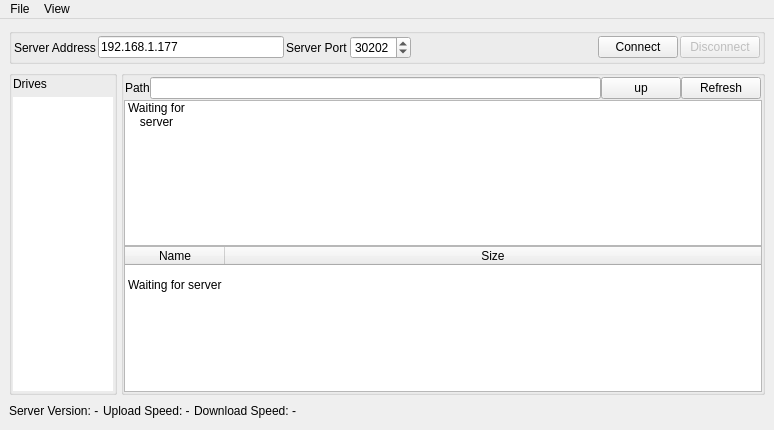
<?xml version="1.0" encoding="UTF-8"?>
<ui version="4.0">
 <class>MainWindow</class>
 <widget class="QMainWindow" name="MainWindow">
  <property name="geometry">
   <rect>
    <x>0</x>
    <y>0</y>
    <width>774</width>
    <height>430</height>
   </rect>
  </property>
  <property name="windowTitle">
   <string>File Browser</string>
  </property>
  <property name="windowIcon">
   <iconset resource="icons.qrc">
    <normaloff>:/browser/icons/VampireHW.png</normaloff>:/browser/icons/VampireHW.png</iconset>
  </property>
  <widget class="QWidget" name="centralwidget">
   <layout class="QVBoxLayout" name="verticalLayout">
    <item>
     <widget class="QGroupBox" name="groupBoxServerAddress">
      <property name="title">
       <string/>
      </property>
      <layout class="QHBoxLayout" name="horizontalLayout">
       <property name="spacing">
        <number>2</number>
       </property>
       <property name="leftMargin">
        <number>2</number>
       </property>
       <property name="topMargin">
        <number>2</number>
       </property>
       <property name="rightMargin">
        <number>2</number>
       </property>
       <property name="bottomMargin">
        <number>2</number>
       </property>
       <item>
        <widget class="QLabel" name="label">
         <property name="text">
          <string>Server Address</string>
         </property>
        </widget>
       </item>
       <item>
        <widget class="QLineEdit" name="lineEditServerAddress">
         <property name="text">
          <string>192.168.1.177</string>
         </property>
        </widget>
       </item>
       <item>
        <widget class="QLabel" name="label_2">
         <property name="text">
          <string>Server Port</string>
         </property>
        </widget>
       </item>
       <item>
        <widget class="QSpinBox" name="spinBoxPort">
         <property name="maximum">
          <number>65535</number>
         </property>
         <property name="value">
          <number>30202</number>
         </property>
        </widget>
       </item>
       <item>
        <spacer name="horizontalSpacer">
         <property name="orientation">
          <enum>Qt::Horizontal</enum>
         </property>
         <property name="sizeHint" stdset="0">
          <size>
           <width>40</width>
           <height>20</height>
          </size>
         </property>
        </spacer>
       </item>
       <item>
        <widget class="QPushButton" name="pushButtonConnect">
         <property name="text">
          <string>Connect</string>
         </property>
        </widget>
       </item>
       <item>
        <widget class="QPushButton" name="pushButtonDisconnect">
         <property name="enabled">
          <bool>false</bool>
         </property>
         <property name="text">
          <string>Disconnect</string>
         </property>
        </widget>
       </item>
      </layout>
     </widget>
    </item>
    <item>
     <layout class="QHBoxLayout" name="horizontalLayout_4">
      <property name="spacing">
       <number>4</number>
      </property>
      <item>
       <widget class="QGroupBox" name="groupBoxDrives">
        <property name="title">
         <string/>
        </property>
        <property name="flat">
         <bool>true</bool>
        </property>
        <layout class="QVBoxLayout" name="verticalLayout_3">
         <property name="leftMargin">
          <number>1</number>
         </property>
         <property name="topMargin">
          <number>1</number>
         </property>
         <property name="rightMargin">
          <number>1</number>
         </property>
         <property name="bottomMargin">
          <number>1</number>
         </property>
         <item>
          <widget class="QLabel" name="labelDrives">
           <property name="lineWidth">
            <number>0</number>
           </property>
           <property name="text">
            <string>Drives</string>
           </property>
           <property name="margin">
            <number>0</number>
           </property>
          </widget>
         </item>
         <item>
          <widget class="QListWidget" name="listWidgetDrives">
           <property name="enabled">
            <bool>true</bool>
           </property>
           <property name="sizePolicy">
            <sizepolicy hsizetype="Fixed" vsizetype="Expanding">
             <horstretch>0</horstretch>
             <verstretch>0</verstretch>
            </sizepolicy>
           </property>
           <property name="minimumSize">
            <size>
             <width>100</width>
             <height>0</height>
            </size>
           </property>
           <property name="maximumSize">
            <size>
             <width>100</width>
             <height>16777215</height>
            </size>
           </property>
           <property name="frameShape">
            <enum>QFrame::NoFrame</enum>
           </property>
           <property name="frameShadow">
            <enum>QFrame::Plain</enum>
           </property>
           <property name="lineWidth">
            <number>0</number>
           </property>
           <property name="editTriggers">
            <set>QAbstractItemView::DoubleClicked</set>
           </property>
           <property name="tabKeyNavigation">
            <bool>false</bool>
           </property>
           <property name="showDropIndicator" stdset="0">
            <bool>false</bool>
           </property>
           <property name="dragEnabled">
            <bool>false</bool>
           </property>
           <property name="dragDropOverwriteMode">
            <bool>false</bool>
           </property>
           <property name="dragDropMode">
            <enum>QAbstractItemView::DragDrop</enum>
           </property>
           <property name="defaultDropAction">
            <enum>Qt::CopyAction</enum>
           </property>
           <property name="selectionMode">
            <enum>QAbstractItemView::SingleSelection</enum>
           </property>
           <property name="iconSize">
            <size>
             <width>80</width>
             <height>80</height>
            </size>
           </property>
           <property name="movement">
            <enum>QListView::Snap</enum>
           </property>
           <property name="flow">
            <enum>QListView::TopToBottom</enum>
           </property>
           <property name="isWrapping" stdset="0">
            <bool>false</bool>
           </property>
           <property name="resizeMode">
            <enum>QListView::Adjust</enum>
           </property>
           <property name="layoutMode">
            <enum>QListView::SinglePass</enum>
           </property>
           <property name="viewMode">
            <enum>QListView::IconMode</enum>
           </property>
           <property name="uniformItemSizes">
            <bool>true</bool>
           </property>
           <property name="wordWrap">
            <bool>true</bool>
           </property>
           <property name="selectionRectVisible">
            <bool>true</bool>
           </property>
           <property name="itemAlignment">
            <set>Qt::AlignLeading</set>
           </property>
           <property name="sortingEnabled">
            <bool>false</bool>
           </property>
          </widget>
         </item>
        </layout>
       </widget>
      </item>
      <item>
       <widget class="QGroupBox" name="groupBoxFileBrowser">
        <property name="autoFillBackground">
         <bool>false</bool>
        </property>
        <property name="title">
         <string/>
        </property>
        <property name="flat">
         <bool>false</bool>
        </property>
        <layout class="QVBoxLayout" name="verticalLayout_2">
         <property name="spacing">
          <number>0</number>
         </property>
         <property name="leftMargin">
          <number>0</number>
         </property>
         <property name="topMargin">
          <number>0</number>
         </property>
         <property name="rightMargin">
          <number>0</number>
         </property>
         <property name="bottomMargin">
          <number>0</number>
         </property>
         <item>
          <layout class="QHBoxLayout" name="horizontalLayout_3">
           <property name="leftMargin">
            <number>1</number>
           </property>
           <property name="topMargin">
            <number>1</number>
           </property>
           <property name="rightMargin">
            <number>1</number>
           </property>
           <property name="bottomMargin">
            <number>1</number>
           </property>
           <item>
            <widget class="QLabel" name="label_3">
             <property name="text">
              <string>Path</string>
             </property>
            </widget>
           </item>
           <item>
            <widget class="QLineEdit" name="lineEditPath">
             <property name="text">
              <string/>
             </property>
            </widget>
           </item>
           <item>
            <widget class="QPushButton" name="pushButtonUp">
             <property name="text">
              <string>up</string>
             </property>
            </widget>
           </item>
           <item>
            <widget class="QPushButton" name="pushButtonRefresh">
             <property name="text">
              <string>Refresh</string>
             </property>
            </widget>
           </item>
          </layout>
         </item>
         <item>
          <widget class="QListWidget" name="listWidgetFileBrowser">
           <property name="dragDropMode">
            <enum>QAbstractItemView::DragDrop</enum>
           </property>
           <property name="defaultDropAction">
            <enum>Qt::CopyAction</enum>
           </property>
           <property name="selectionMode">
            <enum>QAbstractItemView::ExtendedSelection</enum>
           </property>
           <property name="iconSize">
            <size>
             <width>80</width>
             <height>80</height>
            </size>
           </property>
           <property name="movement">
            <enum>QListView::Snap</enum>
           </property>
           <property name="resizeMode">
            <enum>QListView::Adjust</enum>
           </property>
           <property name="viewMode">
            <enum>QListView::IconMode</enum>
           </property>
           <property name="wordWrap">
            <bool>true</bool>
           </property>
           <item>
            <property name="text">
             <string>Waiting for server</string>
            </property>
            <property name="icon">
             <iconset>
              <normalon>:/browser/icons/Harddisk_Amiga.png</normalon>
             </iconset>
            </property>
           </item>
          </widget>
         </item>
         <item>
          <widget class="QTableWidget" name="tableWidgetFileBrowser">
           <property name="editTriggers">
            <set>QAbstractItemView::NoEditTriggers</set>
           </property>
           <property name="dragDropMode">
            <enum>QAbstractItemView::DropOnly</enum>
           </property>
           <property name="alternatingRowColors">
            <bool>true</bool>
           </property>
           <property name="selectionBehavior">
            <enum>QAbstractItemView::SelectRows</enum>
           </property>
           <property name="iconSize">
            <size>
             <width>60</width>
             <height>40</height>
            </size>
           </property>
           <property name="showGrid">
            <bool>false</bool>
           </property>
           <property name="sortingEnabled">
            <bool>true</bool>
           </property>
           <property name="columnCount">
            <number>2</number>
           </property>
           <attribute name="horizontalHeaderVisible">
            <bool>true</bool>
           </attribute>
           <attribute name="horizontalHeaderStretchLastSection">
            <bool>true</bool>
           </attribute>
           <attribute name="verticalHeaderVisible">
            <bool>false</bool>
           </attribute>
           <attribute name="verticalHeaderMinimumSectionSize">
            <number>40</number>
           </attribute>
           <attribute name="verticalHeaderDefaultSectionSize">
            <number>40</number>
           </attribute>
           <row>
            <property name="text">
             <string>Waiting for server</string>
            </property>
           </row>
           <column>
            <property name="text">
             <string>Name</string>
            </property>
           </column>
           <column>
            <property name="text">
             <string>Size</string>
            </property>
           </column>
           <item row="0" column="0">
            <property name="text">
             <string>Waiting for server</string>
            </property>
            <property name="icon">
             <iconset>
              <normalon>:/browser/icons/file.png</normalon>
             </iconset>
            </property>
           </item>
          </widget>
         </item>
        </layout>
       </widget>
      </item>
     </layout>
    </item>
    <item>
     <layout class="QHBoxLayout" name="horizontalLayout_2">
      <property name="spacing">
       <number>4</number>
      </property>
      <item>
       <widget class="QLabel" name="labelServerVersion">
        <property name="text">
         <string>Server Version: -</string>
        </property>
       </widget>
      </item>
      <item>
       <widget class="QLabel" name="labelUploadSpeed">
        <property name="text">
         <string>Upload Speed: -</string>
        </property>
       </widget>
      </item>
      <item>
       <widget class="QLabel" name="labelDownloadSpeed">
        <property name="text">
         <string>Download Speed: -</string>
        </property>
       </widget>
      </item>
      <item>
       <spacer name="horizontalSpacer_2">
        <property name="orientation">
         <enum>Qt::Horizontal</enum>
        </property>
        <property name="sizeHint" stdset="0">
         <size>
          <width>40</width>
          <height>20</height>
         </size>
        </property>
       </spacer>
      </item>
     </layout>
    </item>
   </layout>
  </widget>
  <widget class="QMenuBar" name="menuBar">
   <property name="geometry">
    <rect>
     <x>0</x>
     <y>0</y>
     <width>774</width>
     <height>21</height>
    </rect>
   </property>
   <widget class="QMenu" name="menuFile">
    <property name="title">
     <string>File</string>
    </property>
    <addaction name="actionQuit"/>
   </widget>
   <widget class="QMenu" name="menuView">
    <property name="title">
     <string>View</string>
    </property>
    <addaction name="actionShow_Drives"/>
    <addaction name="separator"/>
    <addaction name="actionList_Mode"/>
    <addaction name="actionShow_Info_Files"/>
   </widget>
   <addaction name="menuFile"/>
   <addaction name="menuView"/>
  </widget>
  <action name="actionQuit">
   <property name="text">
    <string>Quit</string>
   </property>
  </action>
  <action name="actionShow_Drives">
   <property name="checkable">
    <bool>true</bool>
   </property>
   <property name="checked">
    <bool>true</bool>
   </property>
   <property name="text">
    <string>Show Drives</string>
   </property>
  </action>
  <action name="actionList_Mode">
   <property name="checkable">
    <bool>true</bool>
   </property>
   <property name="text">
    <string>List Mode</string>
   </property>
  </action>
  <action name="actionShow_Info_Files">
   <property name="checkable">
    <bool>true</bool>
   </property>
   <property name="text">
    <string>Show Info Files</string>
   </property>
  </action>
 </widget>
 <resources>
  <include location="icons.qrc"/>
 </resources>
 <connections>
  <connection>
   <sender>actionQuit</sender>
   <signal>triggered()</signal>
   <receiver>MainWindow</receiver>
   <slot>close()</slot>
   <hints>
    <hint type="sourcelabel">
     <x>-1</x>
     <y>-1</y>
    </hint>
    <hint type="destinationlabel">
     <x>453</x>
     <y>262</y>
    </hint>
   </hints>
  </connection>
 </connections>
</ui>
